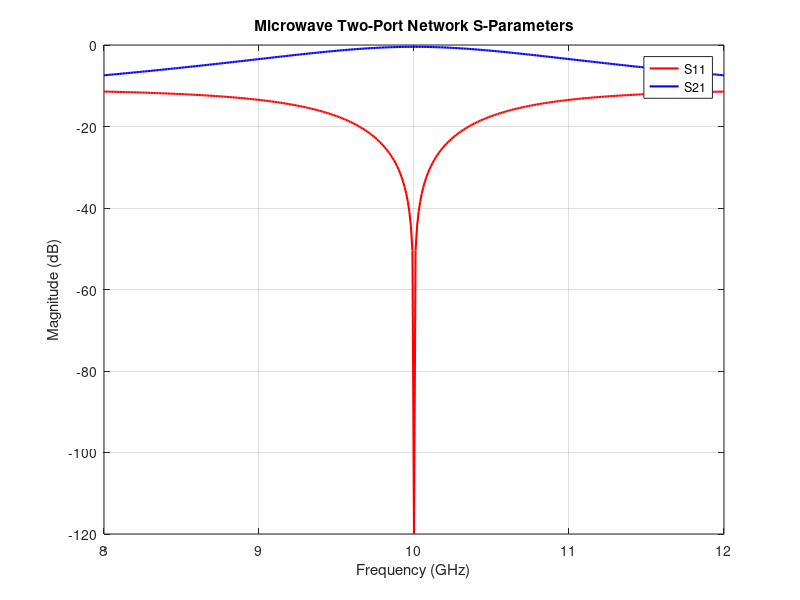
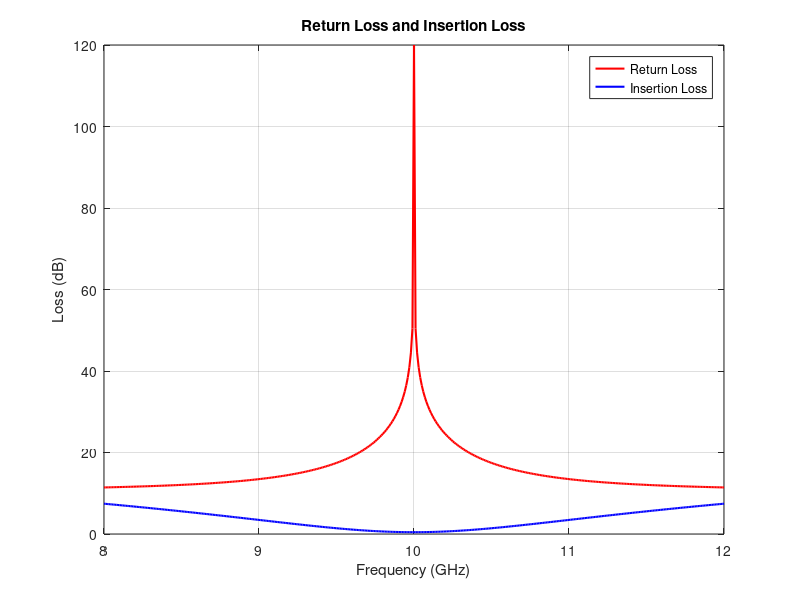

Write MATLAB code to recreate these figures, in order.

clc;
clear;
close all;

% Input parameters
fstart = 8;       % GHz
fstop = 12;       % GHz
df = 0.01;        % GHz
Z0 = 50;          % Reference impedance in ohms

f = fstart:df:fstop;

% Simulated two-port network response (example model)
f0 = 10;          % Center frequency in GHz
BW = 1;           % Bandwidth in GHz

S11 = 0.3*(f-f0)./sqrt((f-f0).^2 + BW^2);
S21 = 0.95./sqrt(1 + ((f-f0)/BW).^2);

% Convert to dB
S11dB = 20*log10(max(abs(S11),1e-6));
S21dB = 20*log10(abs(S21));

% Return loss and insertion loss
RL = -S11dB;
IL = -S21dB;

% Find optimum frequency (minimum S11)
[~,idx] = min(abs(S11));
fopt = f(idx);

fprintf('MICROWAVE TWO-PORT NETWORK RESULTS\n');
fprintf('Optimum frequency = %.2f GHz\n',fopt);
fprintf('S11 at optimum frequency = %.2f dB\n',S11dB(idx));
fprintf('S21 at optimum frequency = %.2f dB\n',S21dB(idx));
fprintf('Return loss = %.2f dB\n',RL(idx));
fprintf('Insertion loss = %.2f dB\n',IL(idx));

% Plot S-parameters
figure;
plot(f,S11dB,'r','LineWidth',1.5);
hold on;
plot(f,S21dB,'b','LineWidth',1.5);
grid on;
xlabel('Frequency (GHz)');
ylabel('Magnitude (dB)');
title('Microwave Two-Port Network S-Parameters');
legend('S11','S21');

% Plot return loss and insertion loss
figure;
plot(f,RL,'r','LineWidth',1.5);
hold on;
plot(f,IL,'b','LineWidth',1.5);
grid on;
xlabel('Frequency (GHz)');
ylabel('Loss (dB)');
title('Return Loss and Insertion Loss');
legend('Return Loss','Insertion Loss');
